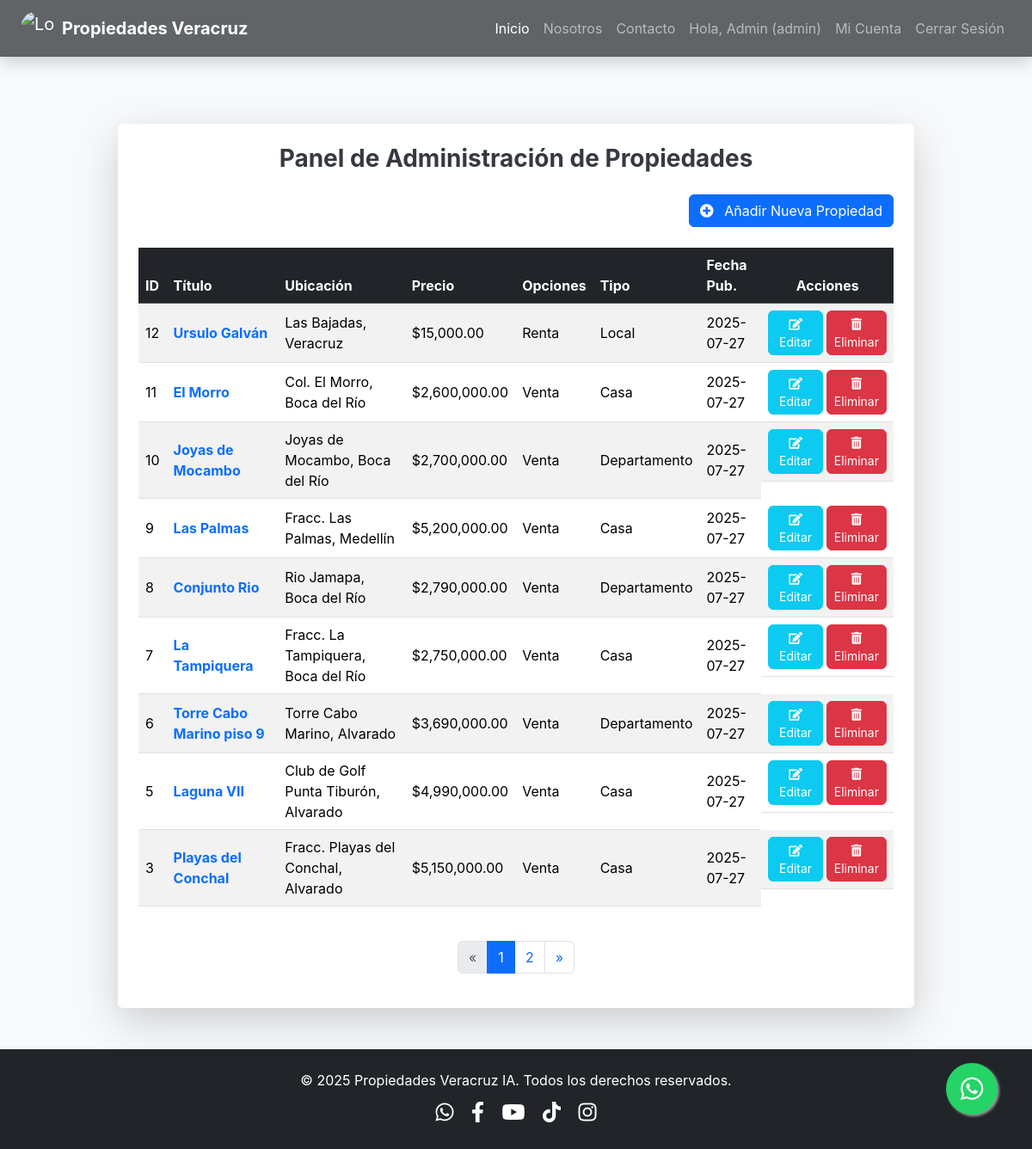
Page /dashboard (signed in) on the earlier database version.
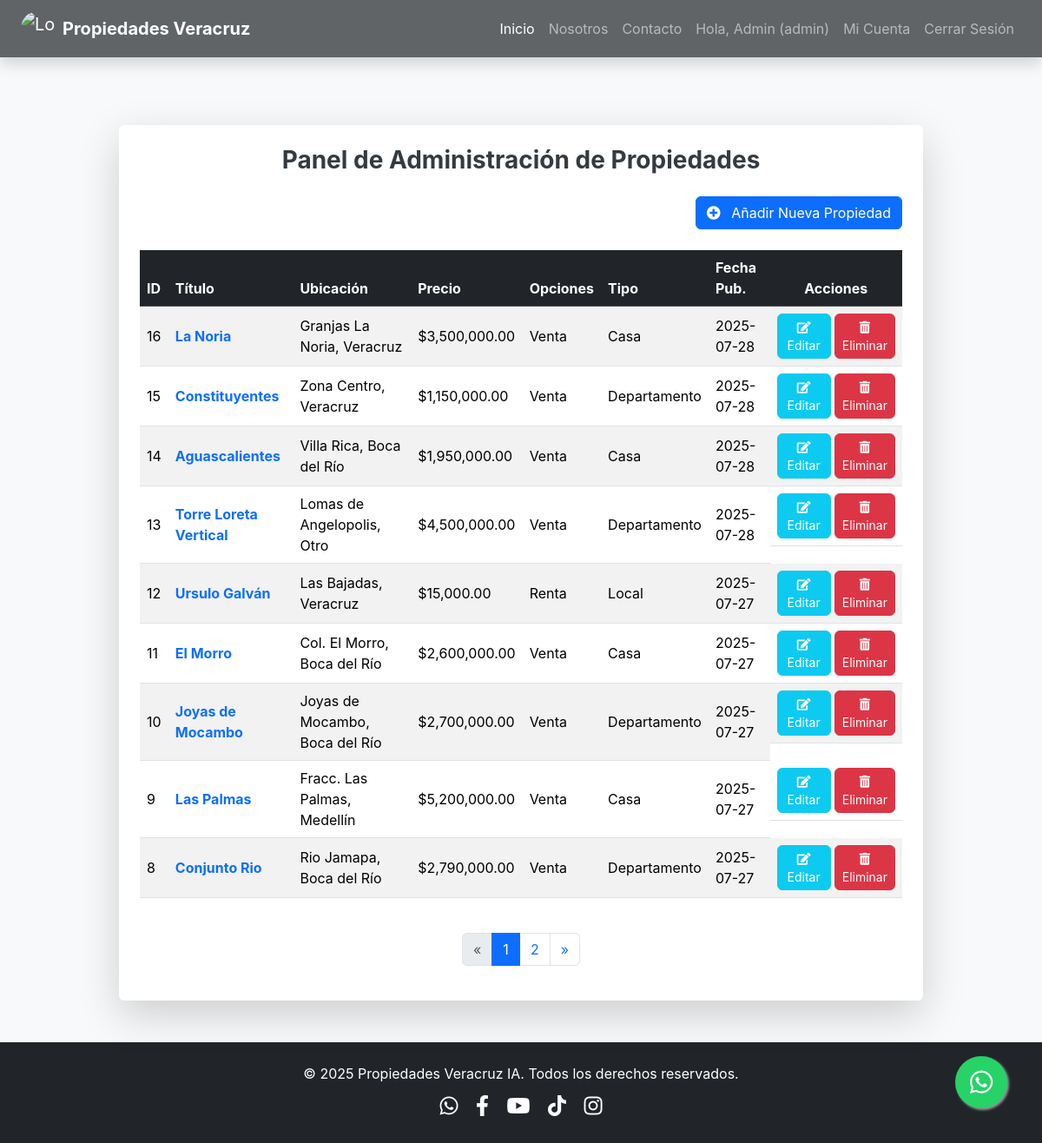
Same page on the later database version.
### models.py (models this page shows, shortened)
class Property(db.Model):
    __tablename__ = 'property' # Añadido nombre de tabla explícito para consistencia
    id = db.Column(db.Integer, primary_key=True)
    titulo = db.Column(db.String(100), nullable=False)
    descripcion = db.Column(db.Text, nullable=False)
    precio = db.Column(db.Float, nullable=False)
    ubicacion = db.Column(db.String(200), nullable=False)
    municipio = db.Column(db.String(100), nullable=False)
    property_options = db.Column(db.String(100), nullable=False)
    tipo_propiedad = db.Column(db.String(50), nullable=False) # Ej: Casa, Departamento, Terreno
    num_habitaciones = db.Column(db.Integer, nullable=True)
    num_banos = db.Column(db.Integer, nullable=True)
    num_medios_banos = db.Column(db.Integer, default=0)
    num_estacionamientos = db.Column(db.Integer, default=0)
    area_construccion_metros_cuadrados = db.Column(db.Float, nullable=True)
    area_terreno_metros_cuadrados = db.Column(db.Float, nullable=True)
    antiguedad_tipo = db.Column(db.String(50), nullable=True) # Para 'new' o 'years'
    antiguedad_anos = db.Column(db.Integer, nullable=True)
    cuota_mantenimiento = db.Column(db.Float, default=0.0)
    fecha_publicacion = db.Column(db.DateTime, default=datetime.utcnow)
    images = db.relationship('PropertyImage', backref='property', lazy=True, cascade="all, delete-orphan")
    agente_id = db.Column(db.Integer, db.ForeignKey('user.id'), nullable=False)
    agente = db.relationship('User', backref='managed_properties') # Relación inversa para acceder a las propiedades de un usuario

### app.py (the view)
@main.route("/dashboard")
@login_required
def dashboard():
    page = request.args.get('page', 1, type=int)
    user_properties_query = Property.query.filter_by(agente_id=current_user.id).order_by(Property.fecha_publicacion.desc())
    pagination = user_properties_query.paginate(page=page, per_page=current_app.config['PROPERTIES_PER_PAGE'], error_out=False)
    properties = pagination.items
    return render_template('dashboard.html',
                           properties=properties,
                           pagination=pagination,
                           title='Mi Panel de Administración')

### app.py (called while the page is built)
@login_manager.user_loader
def load_user(user_id):
    return db.session.get(User, int(user_id))

### templates/dashboard.html (shortened to what the changed rows need)
{% extends "base.html" %}
{% block content %}
    <div class="container my-5 pt-5">
        <div class="row justify-content-center">
            <div class="col-lg-10 col-md-12">
                <div class="card shadow-lg border-0 rounded-lg p-4">
                    <h2 class="mb-4 text-center fw-bold text-primary fs-3">Panel de Administración de Propiedades</h2>
                    {% if properties %}
                        <div class="table-responsive">
                            <table class="table table-striped table-hover align-middle">
                                <thead class="table-dark">
                                    <tr>
                                        <th scope="col">ID</th>
                                        <th scope="col">Título</th>
                                        <th scope="col">Ubicación</th>
                                        <th scope="col">Precio</th>
                                        <th scope="col">Opciones</th>
                                        <th scope="col">Tipo</th>
                                        <th scope="col">Fecha Pub.</th>
                                        <th scope="col" class="text-center">Acciones</th>
                                    </tr>
                                </thead>
                                <tbody>
                                    {% for property in properties %}
                                    <tr>
                                        <td>{{ property.id }}</td>
                                        <td><a href="{{ url_for('main.property_detail', property_id=property.id) }}" class="text-decoration-none text-primary fw-bold">{{ property.titulo }}</a></td>
                                        <td>{{ property.ubicacion }}, {{ property.municipio }}</td>
                                        <td>${{ "{:,.2f}".format(property.precio) }}</td>
                                        <td>{{ property.property_options }}</td>
                                        <td>{{ property.tipo_propiedad }}</td>
                                        <td>{{ property.fecha_publicacion.strftime('%Y-%m-%d') }}</td>
                                        <td class="text-center d-flex flex-column flex-sm-row justify-content-center align-items-center gap-1">
                                            <a href="{{ url_for('main.edit_property', property_id=property.id) }}" class="btn btn-sm btn-info text-white rounded">
                                                <i class="fas fa-edit"></i> Editar
                                            </a>
                                            <form action="{{ url_for('main.delete_property', property_id=property.id) }}" method="POST" class="d-inline-block">
                                                <button type="submit" class="btn btn-sm btn-danger rounded" onclick="return confirm('¿Estás seguro de que quieres eliminar esta propiedad? Esta acción no se puede deshacer.');">
                                                    <i class="fas fa-trash-alt"></i> Eliminar
                                                </button>
                                            </form>
                                        </td>
                                    </tr>
                                    {% endfor %}
                                </tbody>
                            </table>
                        </div>
                    {% else %}
                        <div class="alert alert-info text-center" role="alert">
                            Aún no has añadido ninguna propiedad. ¡Haz clic en "Añadir Nueva Propiedad" para empezar!
                        </div>
                    {% endif %}
                    {% if pagination.pages > 1 %}
                    <nav aria-label="Page navigation" class="mt-4">
                        <ul class="pagination justify-content-center">
                            {% for page_num in pagination.iter_pages(left_edge=1, right_edge=1, left_current=1, right_current=2) %}
                                {% if page_num %}
                                    {% if pagination.page == page_num %}
                                        <li class="page-item active"><a class="page-link" href="#">{{ page_num }}</a></li>
                                    {% else %}
                                        <li class="page-item">
                                            <a class="page-link" href="{{ url_for('main.dashboard', page=page_num) }}">
                                                {{ page_num }}
                                            </a>
                                        </li>
                                    {% endif %}
                                {% else %}
                                    <li class="page-item disabled"><a class="page-link" href="#">...</a></li>
                                {% endif %}
                            {% endfor %}
                        </ul>
                    </nav>
                    {% endif %}
                </div>
            </div>
        </div>
    </div>
{% endblock content %}

Differences in the rows shown:
no longer on this page (row unchanged): Property: id "7", titulo "La Tampiquera", ubicacion "Fracc. La Tampiquera", municipio "Boca del Río", precio "2,750,000.00", property_options "Venta", tipo_propiedad "Casa", fecha_publicacion "2025-07-27"
no longer on this page (row unchanged): Property: id "6", titulo "Torre Cabo Marino piso 9", ubicacion "Torre Cabo Marino", municipio "Alvarado", precio "3,690,000.00", property_options "Venta", tipo_propiedad "Departamento", fecha_publicacion "2025-07-27"
no longer on this page (row unchanged): Property: id "5", titulo "Laguna VII", ubicacion "Club de Golf Punta Tiburón", municipio "Alvarado", precio "4,990,000.00", property_options "Venta", tipo_propiedad "Casa", fecha_publicacion "2025-07-27"
no longer on this page (row unchanged): Property: id "3", titulo "Playas del Conchal", ubicacion "Fracc. Playas del Conchal", municipio "Alvarado", precio "5,150,000.00", property_options "Venta", tipo_propiedad "Casa", fecha_publicacion "2025-07-27"
added Property: id "16", titulo "La Noria", ubicacion "Granjas La Noria", municipio "Veracruz", precio "3,500,000.00", property_options "Venta", tipo_propiedad "Casa", fecha_publicacion "2025-07-28"
added Property: id "15", titulo "Constituyentes", ubicacion "Zona Centro", municipio "Veracruz", precio "1,150,000.00", property_options "Venta", tipo_propiedad "Departamento", fecha_publicacion "2025-07-28"
added Property: id "14", titulo "Aguascalientes", ubicacion "Villa Rica", municipio "Boca del Río", precio "1,950,000.00", property_options "Venta", tipo_propiedad "Casa", fecha_publicacion "2025-07-28"
added Property: id "13", titulo "Torre Loreta Vertical", ubicacion "Lomas de Angelopolis", municipio "Otro", precio "4,500,000.00", property_options "Venta", tipo_propiedad "Departamento", fecha_publicacion "2025-07-28"
